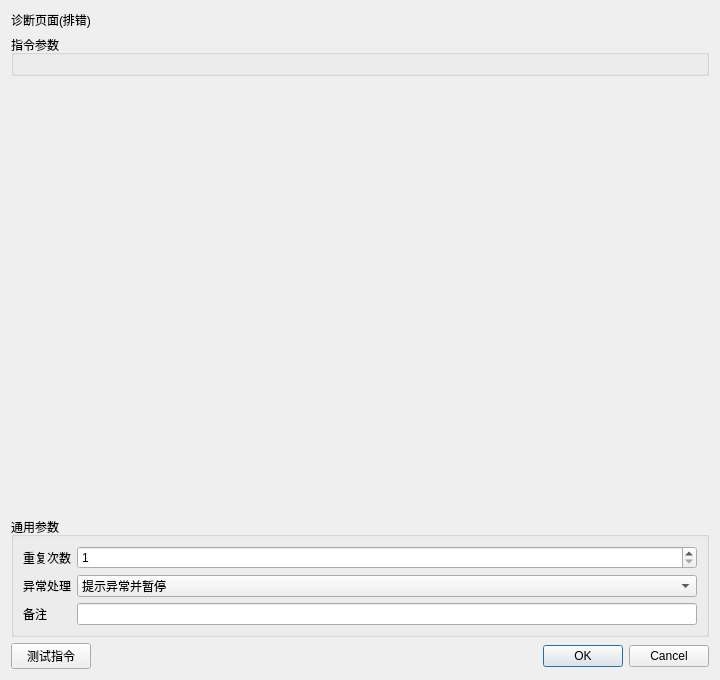
<?xml version="1.0" encoding="UTF-8"?><ui version="4.0"><class>InstructionEditor</class><widget class="QDialog" name="InstructionEditor"><property name="geometry"><rect><x>0</x><y>0</y><width>720</width><height>680</height></rect></property><layout class="QVBoxLayout" name="rootLayout"><item><widget class="QLabel" name="titleLabel"><property name="text"><string>诊断页面(排错)</string></property></widget></item><item><widget class="QGroupBox" name="parameterGroupBox"><property name="title"><string>指令参数</string></property><layout class="QFormLayout" name="parameterFormLayout"></layout></widget></item><item><spacer name="verticalSpacer"><property name="orientation"><enum>Qt::Vertical</enum></property><property name="sizeHint" stdset="0"><size><width>20</width><height>20</height></size></property></spacer></item>
<item><widget class="QGroupBox" name="commonGroupBox"><property name="title"><string>通用参数</string></property><layout class="QFormLayout" name="commonFormLayout">
<item row="0" column="0"><widget class="QLabel" name="repeatLabel"><property name="text"><string>重复次数</string></property></widget></item><item row="0" column="1"><widget class="QSpinBox" name="repeatSpinBox"><property name="minimum"><number>1</number></property><property name="maximum"><number>999999</number></property><property name="value"><number>1</number></property></widget></item>
<item row="1" column="0"><widget class="QLabel" name="errorPolicyLabel"><property name="text"><string>异常处理</string></property></widget></item><item row="1" column="1"><widget class="QComboBox" name="errorPolicyComboBox"><item><property name="text"><string>自动跳过</string></property></item><item><property name="text"><string>提示异常并暂停</string></property></item><item><property name="text"><string>提示异常并停止</string></property></item><property name="currentIndex"><number>1</number></property></widget></item>
<item row="2" column="0"><widget class="QLabel" name="noteLabel"><property name="text"><string>备注</string></property></widget></item><item row="2" column="1"><widget class="QLineEdit" name="noteEdit"/></item>
</layout></widget></item>
<item><layout class="QHBoxLayout" name="footerLayout"><item><widget class="QPushButton" name="testButton"><property name="text"><string>测试指令</string></property></widget></item><item><spacer name="footerSpacer"><property name="orientation"><enum>Qt::Horizontal</enum></property><property name="sizeHint" stdset="0"><size><width>40</width><height>20</height></size></property></spacer></item><item><widget class="QDialogButtonBox" name="buttonBox"><property name="standardButtons"><set>QDialogButtonBox::Cancel|QDialogButtonBox::Ok</set></property></widget></item></layout></item>
</layout></widget><resources/><connections/></ui>
